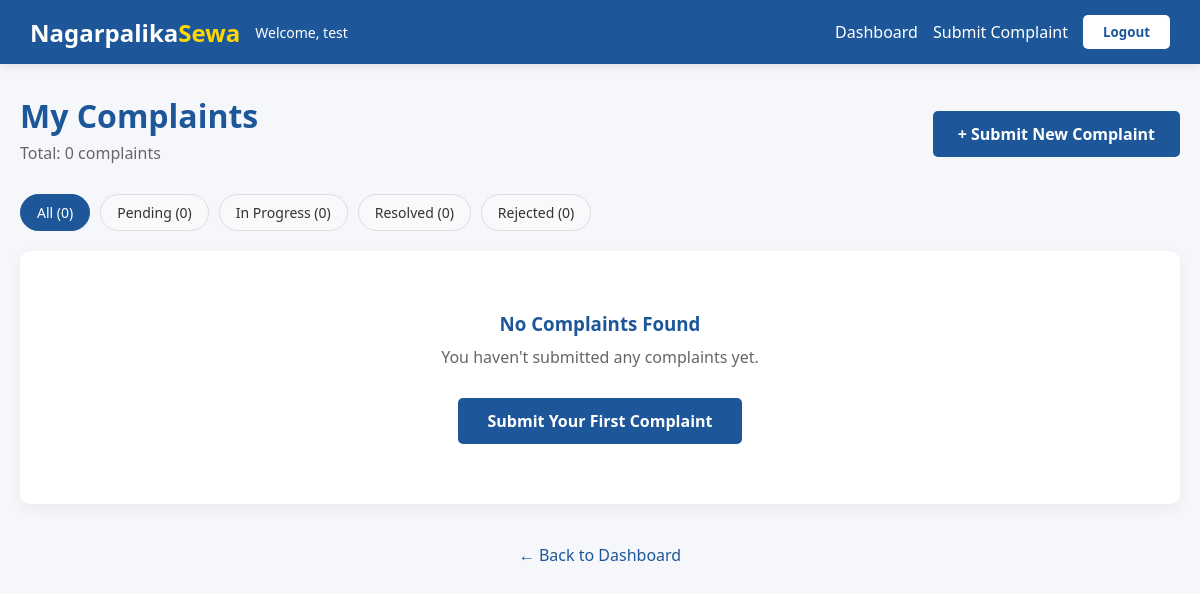
Page /my_complaint/ (signed in) on the earlier database version.
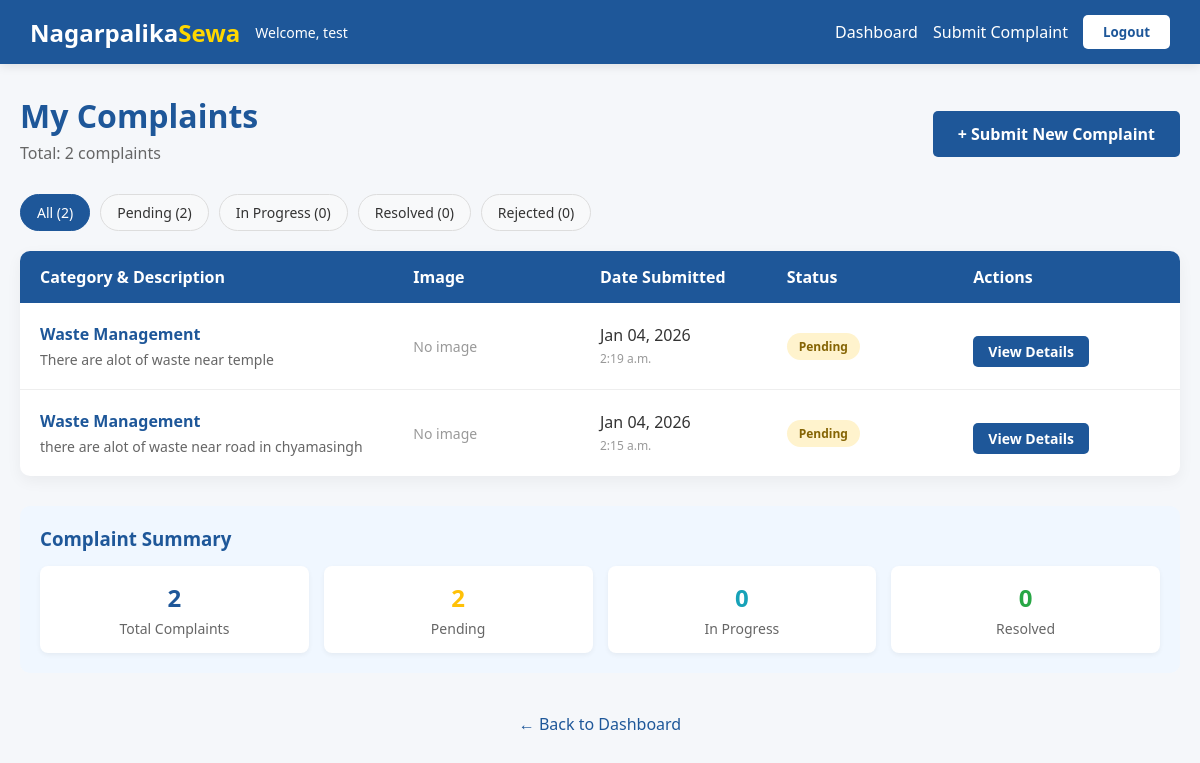
Same page on the later database version.
### main/models.py (models this page shows)
class Complaint(models.Model):
    STATUS_CHOICES = [
        ('PENDING', 'Pending'),
        ('IN_PROGRESS', 'In Progress'),
        ('RESOLVED', 'Resolved'),
        ('REJECTED', 'Rejected'),
    ]
    user = models.ForeignKey(User, on_delete=models.CASCADE)
    category = models.CharField(max_length=100)
    description = models.TextField()
    image = models.ImageField(upload_to='complaints/', blank=True, null=True)
    status = models.CharField(max_length=20, choices=STATUS_CHOICES, default='PENDING')
    created_at = models.DateTimeField(auto_now_add=True)

### main/views.py (the view)
# urls.py: path('my_complaint/', views.my_complaint, name='my_complaint'),
@login_required
def my_complaint(request):
    complaints = Complaint.objects.filter(user=request.user).order_by('-created_at')
    status_filter = request.GET.get('status', None)
    if status_filter:
        complaints = complaints.filter(status=status_filter)
    total_count = Complaint.objects.filter(user=request.user).count()
    pending_count = Complaint.objects.filter(user=request.user, status='PENDING').count()
    in_progress_count = Complaint.objects.filter(user=request.user, status='IN_PROGRESS').count()
    resolved_count = Complaint.objects.filter(user=request.user, status='RESOLVED').count()
    rejected_count = Complaint.objects.filter(user=request.user, status='REJECTED').count()
    context = {
        'complaints': complaints,
        'status_filter': status_filter,
        'total_count': total_count,
        'pending_count': pending_count,
        'in_progress_count': in_progress_count,
        'resolved_count': resolved_count,
        'rejected_count': rejected_count,
    }
    return render(request, 'my_complaint.html', context)

### templates/my_complaint.html (shortened to what this page needs)
{% load static %}
<!DOCTYPE html>
<html lang="en">
<head>
    <link rel="stylesheet" href="{% static '../static/dashboard.css' %}">
    <link rel="stylesheet" href="{% static '../static/my_complaint.css' %}">
</head>
<body>
    <nav class="navbar">
        <div class="navbar-left">
            <div class="logo">Nagarpalika<span>Sewa</span></div>
            <div class="user-info">
                Welcome, {{ request.user.username }}
            </div>
        </div>
        <div class="nav-links">
            <a href="{% url 'dashboard' %}" class="nav-link">Dashboard</a>
            <a href="{% url 'submit_complaint' %}" class="nav-link">Submit Complaint</a>
            {% url 'logout' as logout_url %}
            <button class="logout-btn" onclick="window.location.href='{{ logout_url }}'">Logout</button>
        </div>
    </nav>
    <div class="container">
        <div class="page-header">
            <div>
                <h1>My Complaints</h1>
                <p>Total: {{ complaints|length }} complaint{{ complaints|length|pluralize }}</p>
            </div>
            <a href="{% url 'submit_complaint' %}" class="action-btn">
                + Submit New Complaint
            </a>
        </div>
        <div class="filter-options">
            <button class="filter-btn {% if not status_filter %}active{% endif %}" onclick="window.location.href='{% url 'my_complaint' %}'">
                All ({{ total_count }})
            </button>
            <button class="filter-btn {% if status_filter == 'PENDING' %}active{% endif %}" onclick="window.location.href='{% url 'my_complaint' %}?status=PENDING'">
                Pending ({{ pending_count }})
            </button>
            <button class="filter-btn {% if status_filter == 'IN_PROGRESS' %}active{% endif %}" onclick="window.location.href='{% url 'my_complaint' %}?status=IN_PROGRESS'">
                In Progress ({{ in_progress_count }})
            </button>
            <button class="filter-btn {% if status_filter == 'RESOLVED' %}active{% endif %}" onclick="window.location.href='{% url 'my_complaint' %}?status=RESOLVED'">
                Resolved ({{ resolved_count }})
            </button>
            <button class="filter-btn {% if status_filter == 'REJECTED' %}active{% endif %}" onclick="window.location.href='{% url 'my_complaint' %}?status=REJECTED'">
                Rejected ({{ rejected_count }})
            </button>
        </div>
        {% if complaints %}
            <div class="complaints-table">
                <div class="table-header">
                    <div>Category & Description</div>
                    <div>Image</div>
                    <div>Date Submitted</div>
                    <div>Status</div>
                    <div>Actions</div>
                </div>
                {% for complaint in complaints %}
                <div class="table-row">
                    <div class="table-cell" data-label="Complaint">
                        <strong>{{ complaint.category }}</strong>
                        <p>{{ complaint.description|truncatechars:100 }}</p>
                    </div>
                    <div class="table-cell" data-label="Image">
                        {% if complaint.image %}
                            <img src="{{ complaint.image.url }}" alt="Complaint Image" class="complaint-image-thumb">
                        {% else %}
                            <span class="no-image-text">No image</span>
                        {% endif %}
                    </div>
                    <div class="table-cell" data-label="Date">
                        <div class="date-main">{{ complaint.created_at|date:"M d, Y" }}</div>
                        <small class="date-time">{{ complaint.created_at|time }}</small>
                    </div>
                    <div class="table-cell" data-label="Status">
                        <span class="status-badge status-{{ complaint.status|lower }}">
                            {{ complaint.get_status_display }}
                        </span>
                    </div>
                    <div class="table-cell" data-label="Actions">
                        <a href="{% url 'complaint_detail' complaint.id %}" class="action-btn">View Details</a>
                    </div>
                </div>
                {% endfor %}
            </div>
            <div class="summary-section">
                <h3>Complaint Summary</h3>
                <div class="stats-grid">
                    <div class="stat-box stat-total">
                        <div class="stat-number">{{ total_count }}</div>
                        <div class="stat-label">Total Complaints</div>
                    </div>
                    <div class="stat-box stat-pending">
                        <div class="stat-number">{{ pending_count }}</div>
                        <div class="stat-label">Pending</div>
                    </div>
                    <div class="stat-box stat-progress">
                        <div class="stat-number">{{ in_progress_count }}</div>
                        <div class="stat-label">In Progress</div>
                    </div>
                    <div class="stat-box stat-resolved">
                        <div class="stat-number">{{ resolved_count }}</div>
                        <div class="stat-label">Resolved</div>
                    </div>
                </div>
            </div>
        {% else %}
            <div class="empty-state">
                <h3>No Complaints Found</h3>
                <p>
                    {% if status_filter %}
                        You don't have any {{ status_filter|lower }} complaints.
                    {% else %}
                        You haven't submitted any complaints yet.
                    {% endif %}
                </p>
                <a href="{% url 'submit_complaint' %}" class="action-btn">
                    Submit Your First Complaint
                </a>
            </div>
        {% endif %}
        <div class="back-link">
            <a href="{% url 'dashboard' %}">
                ← Back to Dashboard
            </a>
        </div>
    </div>
</body>
</html>

### static/dashboard.css (style rules this page uses)
* { margin: 0; padding: 0; box-sizing: border-box; font-family: 'Segoe UI', Tahoma, Geneva, Verdana, sans-serif; }
body { background: #f5f7fa; }
.navbar { background: #1e5799; color: white; padding: 15px 30px; display: flex; justify-content: space-between; align-items: center; box-shadow: 0 2px 10px rgba(0,0,0,0.1); }
.navbar-left { display: flex; align-items: center; gap: 15px; }
.logo { font-size: 24px; font-weight: bold; }
.logo span { color: #ffd700; }
.user-info { font-size: 14px; }
.logout-btn { background: white; color: #1e5799; border: none; padding: 8px 20px; border-radius: 5px; cursor: pointer; font-weight: 600; }
.container { max-width: 1200px; margin: 30px auto; padding: 0 20px; }
.action-btn { display: inline-block; background: #1e5799; color: white; padding: 12px 30px; border-radius: 8px; text-decoration: none; font-weight: 600; margin-top: 10px; }

### static/my_complaint.css (style rules this page uses)
.page-header { display: flex; justify-content: space-between; align-items: center; margin-bottom: 30px; flex-wrap: wrap; gap: 15px; }
.page-header h1 { color: #1e5799; margin-bottom: 5px; }
.page-header p { color: #666; }
.page-header .action-btn { padding: 12px 25px; font-size: 16px; }
.filter-options { display: flex; gap: 10px; margin-bottom: 20px; flex-wrap: wrap; }
.filter-btn { padding: 8px 16px; background: #f8f9fa; border: 1px solid #ddd; border-radius: 20px; cursor: pointer; transition: all 0.3s; color: #333; font-size: 14px; }
.filter-btn.active { background: #1e5799; color: white; border-color: #1e5799; }
.complaints-table { width: 100%; background: white; border-radius: 10px; overflow: hidden; box-shadow: 0 5px 15px rgba(0,0,0,0.05); }
.table-header { display: grid; grid-template-columns: 2fr 1fr 1fr 1fr 1fr; background: #1e5799; color: white; padding: 15px 20px; font-weight: bold; }
.table-row { display: grid; grid-template-columns: 2fr 1fr 1fr 1fr 1fr; padding: 15px 20px; border-bottom: 1px solid #eee; align-items: center; transition: all 0.3s; }
.table-row:last-child { border-bottom: none; }
.table-cell { padding: 5px 0; }
.table-cell strong { color: #1e5799; display: block; margin-bottom: 5px; }
.table-cell p { color: #666; margin: 0; font-size: 14px; }
.status-badge { padding: 5px 12px; border-radius: 20px; font-size: 12px; font-weight: 600; text-align: center; display: inline-block; }
.status-pending { background: #fff3cd; color: #856404; }
.action-btn { padding: 6px 15px; background: #1e5799; color: white; border: none; border-radius: 5px; cursor: pointer; font-size: 14px; text-decoration: none; display: inline-block; transition: all 0.3s; }
.no-image-text { color: #999; font-size: 14px; }
.date-main { font-weight: 500; color: #333; }
.date-time { color: #999; font-size: 12px; }
.summary-section { margin-top: 30px; padding: 20px; background: #f0f7ff; border-radius: 10px; }
.summary-section h3 { color: #1e5799; margin-bottom: 15px; }
.stats-grid { display: grid; grid-template-columns: repeat(auto-fit, minmax(150px, 1fr)); gap: 15px; }
.stat-box { text-align: center; padding: 15px; background: white; border-radius: 8px; box-shadow: 0 2px 5px rgba(0,0,0,0.05); }
.stat-number { font-size: 24px; font-weight: bold; margin-bottom: 5px; }
.stat-label { color: #666; font-size: 14px; }
.stat-total .stat-number { color: #1e5799; }
.stat-pending .stat-number { color: #ffc107; }
.stat-progress .stat-number { color: #17a2b8; }
.stat-resolved .stat-number { color: #28a745; }
.back-link { text-align: center; margin-top: 40px; }
.back-link a { color: #1e5799; text-decoration: none; font-weight: 500; }
.nav-links { display: flex; gap: 15px; align-items: center; }
.nav-link { color: white; text-decoration: none; transition: opacity 0.3s; }

Differences in the rows shown:
added Complaint: category "Waste Management", description "There are alot of waste near temple", image "No image", created_at "Jan 04, 2026", created_at "2:19 a.m.", status "Pending"
added Complaint: category "Waste Management", description "there are alot of waste near road in chyamasingh", image "No image", created_at "Jan 04, 2026", created_at "2:15 a.m.", status "Pending"
Other differences:
{{ complaints|length }}: "0" → "2"
{{ total_count }}: "0" → "2"
{{ pending_count }}: "0" → "2"
{{ total_count }}: (not shown) → "2"
{{ pending_count }}: (not shown) → "2"
{{ in_progress_count }}: (not shown) → "0"
{{ resolved_count }}: (not shown) → "0"
text no longer shown: "No Complaints Found You haven't submitted any complaints yet. Submit Your First Complaint"
text now shown: "Category & Description Image Date Submitted Status Actions Complaint Summary Total Complaints Pending In Progress Resolved"
